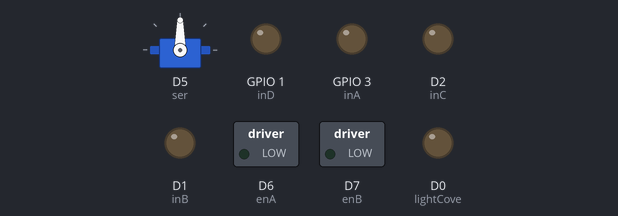
A sketch run on a simulated ESP8266 (NodeMCU). On the bench: servo, switched loads named in the sketch (green lamp = pin HIGH), output pins drawn as LEDs (lit = HIGH).

Above: at 0.05 s.
At 0.45 s:
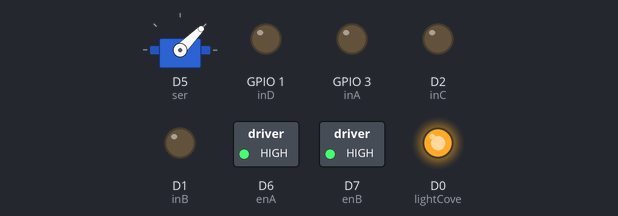
Timing chart, 0 to 3.0 s (numbered marks = the images above):
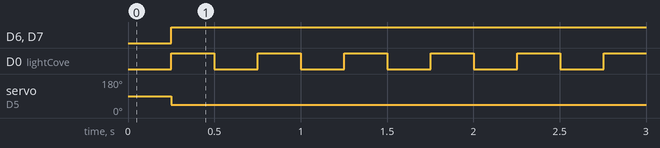

Measured:
- by itself, D6 (enA), D7 (enB): LOW → HIGH at 0.25 s
- by itself, D0 (lightCove): alternates HIGH for 0.25 s and LOW for 0.25 s
- by itself, servo on D5 (ser): 90° → 45° at 0.25 s

The sketch:

V3_Kinetic.ino
```cpp
#include <Servo.h>
#include <Arduino.h>
#include <ESP8266WiFi.h>
#include <ESP8266WebServer.h>
#include <WebSocketsServer.h>

const int inA = 3; //!rx pin
const int inB = D1;
const int inC = D2;
const int inD = 1; //!tx pin
const int enA = D6;
const int enB = D7;
const int lightCove = D0; //status/ accessory light

Servo ser;

int servo_centre = 45; //servo centre, change it as per servo arrangement
int servo = servo_centre;
int left = 0;
int right = 0;
bool lstate = 0;

unsigned long lastPacket = 0;
unsigned long ltime = 0;

const char* AP_SSID = "V3 Kinetic";
const char* AP_PASSWORD = "AgiI-BAS0007(404)";

ESP8266WebServer server(80);
WebSocketsServer webSocket = WebSocketsServer(81);

const char webpage[] PROGMEM = R"rawliteral(!put web controller html code here!)rawliteral";

void webSocketEvent(uint8_t num, WStype_t type, uint8_t *payload, size_t length) { //data extract from web controller
  if (type == WStype_TEXT) {
    int tempServo, tempLeft, tempRight;

    if (sscanf((char*)payload, "%d,%d,%d", &tempServo, &tempLeft, &tempRight) == 3) {
      lastPacket = millis();
      if (tempServo != servo) { //give commands only when changed
        servo = tempServo;
        ser.write(servo);
      }
      if (tempLeft != left) {
        left = tempLeft;
        m1(left);
      }
      if (tempRight != right) {
        right = tempRight;
        m2(right);
      }
      if (tempLeft == 0 && tempRight == 0 && tempServo == 45){cove(true);} else {cove(false);} //neutral indicator
    }
  }
}

void m1(int value){ //motor 1 controller
  int speed = map(abs(value), 1, 4, 100, 255);
  if (value > 0 && value < 5){
    digitalWrite(inB, HIGH);
    digitalWrite(inA, LOW);
  } else if (value < 0 && value > -5){//castor braking
    digitalWrite(inB, LOW);
    digitalWrite(inA, HIGH);
  } else if (value == 0) {
    speed = 0;
  }
   else{//hard stop
    speed = 255;
    digitalWrite(inA, LOW);
    digitalWrite(inB, LOW);
  }
  analogWrite(enA, speed);
}

void m2(int value){ //motor 2 controller
  int speed = map(abs(value), 1, 4, 100, 255);
  if (value > 0 && value < 5){
    digitalWrite(inD, HIGH);
    digitalWrite(inC, LOW);
  } else if (value < 0 && value > -5){
    digitalWrite(inD, LOW);
    digitalWrite(inC, HIGH);
  } else if (value == 0){//castor braking
    speed = 0;
  }
  else{//hard stop
    speed = 255;
    digitalWrite(inC, LOW);
    digitalWrite(inD, LOW);
  }
  analogWrite(enB, speed);
}

void cove(bool input){ //simple inbuilt led controller function
  if (input){
    digitalWrite(lightCove, LOW);
  } else{
    digitalWrite(lightCove, HIGH);
  }
}

void setup() {
  Serial.end();
  ser.attach(D5, 544, 2400);

  pinMode(enA, OUTPUT);
  pinMode(enB, OUTPUT);
  pinMode(inA, OUTPUT);
  pinMode(inB , OUTPUT);
  pinMode(inC , OUTPUT);
  pinMode(inD , OUTPUT);
  pinMode(lightCove, OUTPUT);

  WiFi.mode(WIFI_AP);
  WiFi.softAP(AP_SSID, AP_PASSWORD);

  server.on("/", HTTP_GET, []() {
    server.send_P(200, "text/html", webpage);
  });

  server.begin();
  analogWriteRange(255); //set range to familiar 0-255
  webSocket.begin();
  webSocket.onEvent(webSocketEvent);
}

void loop() {
  server.handleClient();
  webSocket.loop();
  if (millis()-lastPacket >= 250){ //connection lost -> park
    ser.write(servo_centre);
    m1(5); //triggers else case => both inputs low => safely parked car
    m2(5);
    if (millis()-ltime >= 250){ //blinking for connection
      cove(lstate);
      lstate = !lstate;
      ltime = millis();
    }
  }
}
```
